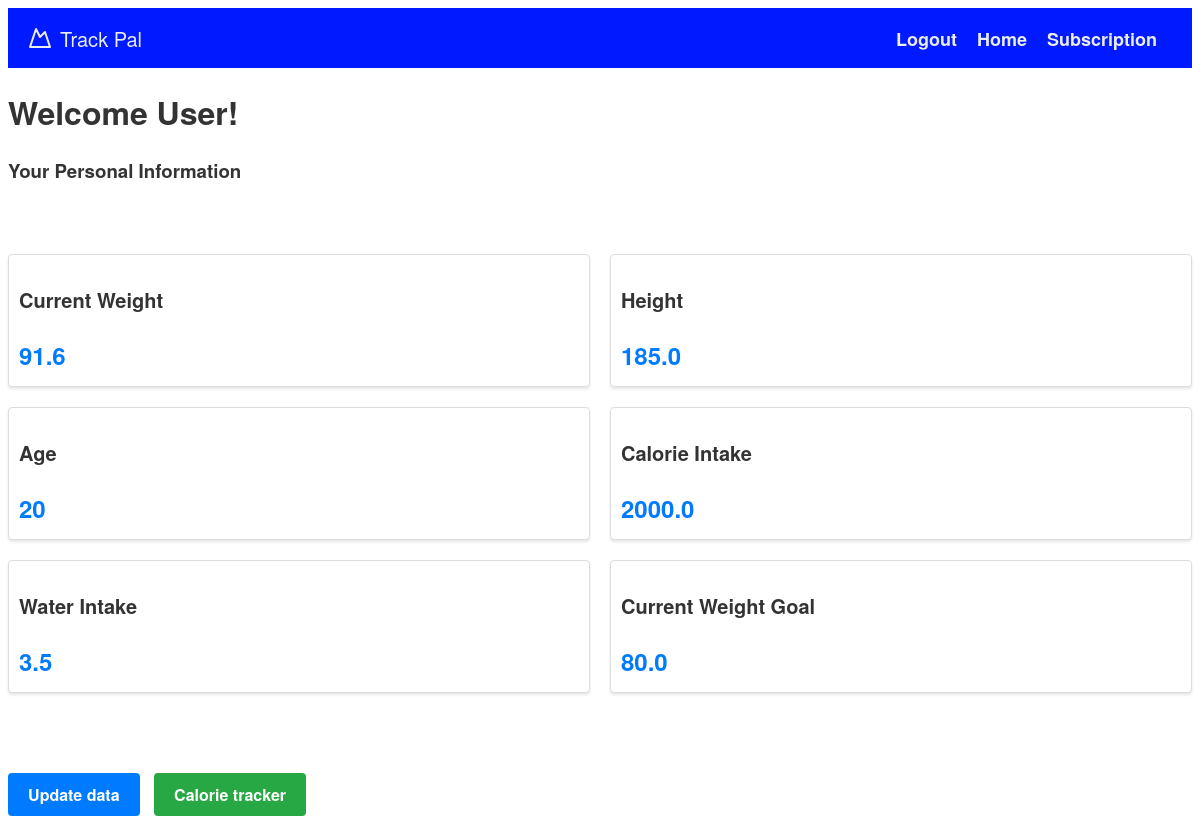
The page /home (signed in) on the database as committed earlier.
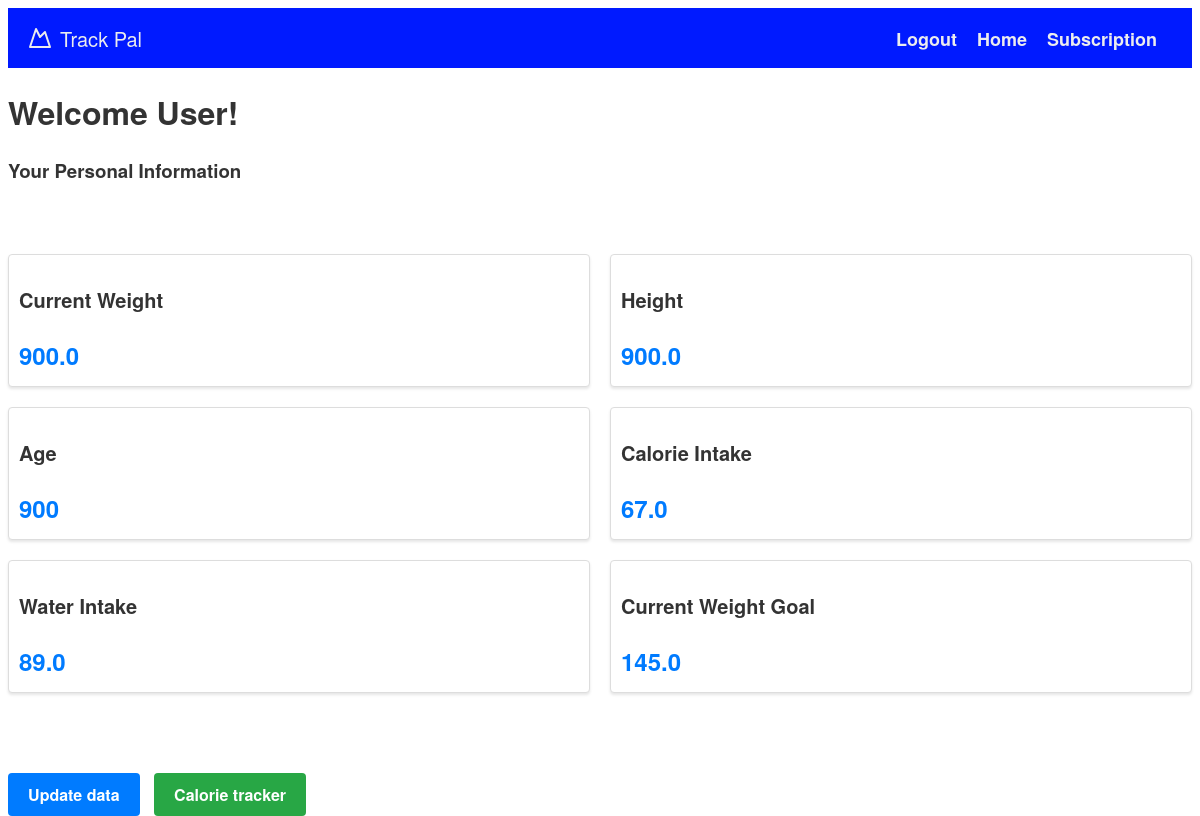
The same page on the database as committed later.
### website/models.py (models this page shows)
class User(db.Model, UserMixin):
    id = db.Column(db.Integer, primary_key=True)
    email = db.Column(db.String(150), unique=True)
    password = db.Column(db.String(150))
    first_name = db.Column(db.String(150))
    Attributes = db.relationship('Attribute')

class Attribute(db.Model):
    id = db.Column(db.Integer, primary_key=True)
    user_id = db.Column(db.Integer, db.ForeignKey('user.id'))
    height = db.Column(db.Float)
    weight = db.Column(db.Float)
    age = db.Column(db.Integer)
    gender = db.Column(db.String(150))
    calorie_intake = db.Column(db.Float)
    water_intake = db.Column(db.Float)
    weight_goal = db.Column(db.Float)

### website/auth.py (the view, shortened to what this page needs)
@auth.route('/home', methods=['GET', 'POST'])
@login_required
def home_page():
    user=User.query.filter_by(id=current_user.id).first()
    name=user.first_name
    attribute=Attribute.query.filter_by(user_id=current_user.id).first()
    if attribute:
     weight=attribute.weight
     height=attribute.height
     age=attribute.age
     weight_goal=attribute.weight_goal
     calorie_intake=attribute.calorie_intake
     water_intake=attribute.water_intake
    return render_template("home.html",name=name,weight=weight,height=height,age=age, user=current_user,weight_goal=weight_goal,calorie_intake=calorie_intake,water_intake=water_intake)

### website/__init__.py (called while the page is built)
def create_app():
    app = Flask(__name__)
    app.config['SECRET_KEY'] = 'hjshjhdjah kjshkjdhjs'
    app.config['SQLALCHEMY_DATABASE_URI'] = f'sqlite:///{DB_NAME}'
    db.init_app(app)
    from .views import Data
    from .auth import auth
    from .calculations import Calculations
    app.register_blueprint(Data, url_prefix='/')
    app.register_blueprint(auth, url_prefix='/')
    app.register_blueprint(Calculations, url_prefix='/')
    from .models import User, Attribute
    with app.app_context():
        db.create_all()
    login_manager = LoginManager()
    login_manager.login_view = 'auth.login'
    login_manager.init_app(app)
    @login_manager.user_loader
    def load_user(id):
        return User.query.get(int(id))
    return app

### website/templates/home.html (shortened to what this page needs)
<!DOCTYPE html>
<html lang="en">
<head>
</head>
<body style="font-family: 'Helvetica Neue', Arial, sans-serif; color: #333;">
    <header class="header">
        <div class="header-brand">
            <svg xmlns="http://www.w3.org/2000/svg" width="24" height="24" viewBox="0 0 24 24" fill="none"
                stroke="currentColor" stroke-width="2" stroke-linecap="round" stroke-linejoin="round">
                <path d="m8 3 4 8 5-5 5 15H2L8 3z"></path>
            </svg>
            <span>Track Pal</span>
        </div>
        <nav class="nav-links">
            {% if user.is_authenticated %}
                <a class="nav-item nav-link" id="logout" href="/logout">Logout</a>
                <a class="nav-item nav-link" href="/">Home</a>
                <a class="nav-item nav-link" id="subscription" href="/subscription">Subscription</a>
            {% else %}
                <a class="nav-item nav-link" id="login" href="/login">Login</a>
                <a class="nav-item nav-link" id="signUp" href="/sign-up">Sign Up</a>
            {% endif %}
        </nav>
    </header>
    <main class="w-full max-w-5xl mx-auto px-4 md:px-6 py-12 md:py-24 lg:py-32">
        <h1>
            Welcome {{name}}!
        </h1>
        <h3>
            Your Personal Information
        </h3>
        <div class="grid-container">
            <div class="box">
                <h3>Current Weight</h3>
                <p>{{weight}}</p>
            </div>
            <div class="box">
                <h3>Height</h3>
                <p>{{height}}</p>
            </div>
            <div class="box">
                <h3>Age</h3>
                <p>{{age}}</p>
            </div>
            <div class="box">
                <h3>Calorie Intake</h3>
                <p>{{calorie_intake}}</p>
            </div>
            <div class="box">
                <h3>Water Intake</h3>
                <p>{{water_intake}}</p>
            </div>
            <div class="box">
                <h3>Current Weight Goal</h3>
                <p>{{weight_goal}}</p>
            </div>
        </div>
        <div style="margin-top: 20px;">
            <a href="/User_data" class="btn btn-primary" style="text-decoration: none;">Update data</a>
            <a href="/food" class="btn btn-secondary" style="text-decoration: none;">Calorie tracker</a>
        </div>
    </main>
</body>
</html>

### website/templates/home.html (style rules this page uses)
.header { background-color: #001aff; color: #ebecee; font-size: 18px; display: flex; justify-content: space-between; align-items: center; padding: 0 20px; height: 60px; }
.header a { color: #ebecee; text-decoration: none; font-weight: bold; margin-right: 15px; }
.header-brand { display: flex; align-items: center; }
.header-brand svg { stroke: #ebecee; width: 24px; height: 24px; margin-right: 8px; }
.header-brand span { font-size: 20px; }
.box { border: 1px solid #ddd; background-color: #fff; border-radius: 4px; box-shadow: 0 2px 3px rgba(0, 0, 0, 0.1); padding: 10px; position: relative; top: 50px ; }
.box h3 { font-size: 20px; font-weight: bold; color: #333; }
.box p { font-size: 24px; font-weight: bold; color: #007bff; margin-bottom: 4px; }
.btn { padding: 10px 20px; font-size: 16px; font-weight: bold; border: none; border-radius: 4px; cursor: pointer; margin-right: 10px; position: relative; top: 120px ; }
.btn-primary { background-color: #007bff; color: #fff; }
.btn-secondary { background-color: #28a745; color: #fff; }
.grid-container { display: grid; grid-template-columns: repeat(2, 1fr); gap: 20px; margin-top: 20px; }

Rows that differ between the two databases and show on the page:
changed Attribute: weight "91.6" → "900.0"; height "185.0" → "900.0"; age (not shown) → "900"; calorie_intake "2000.0" → "67.0"; water_intake "3.5" → "89.0"; weight_goal "80.0" → "145.0"
Other text that changed with them:
{{ age }}: "20" → (not shown)
